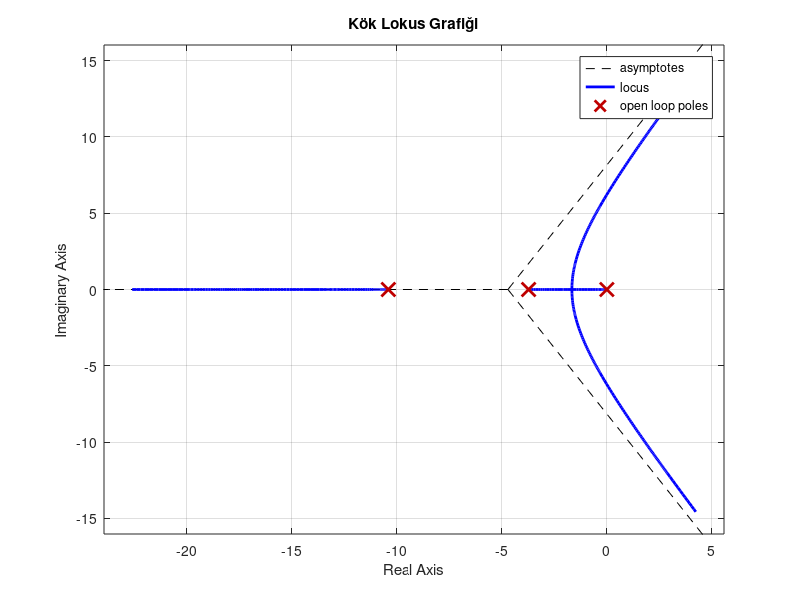
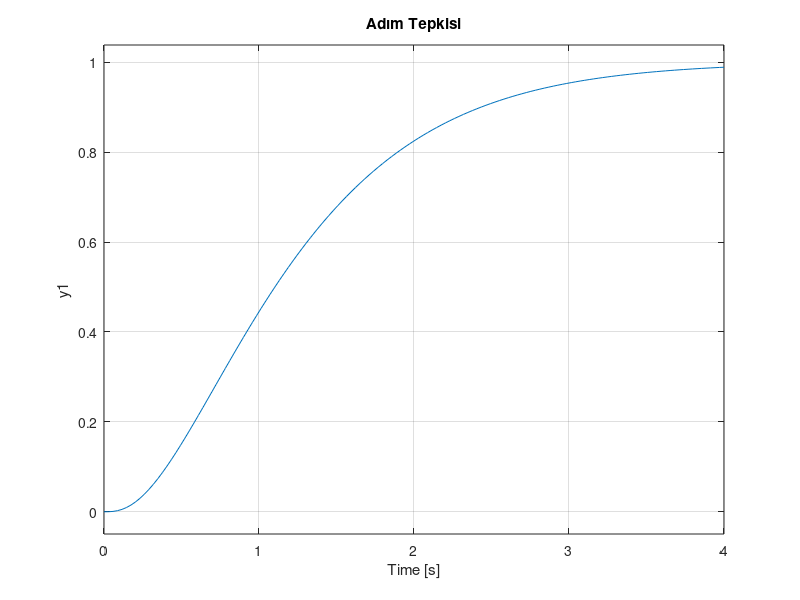
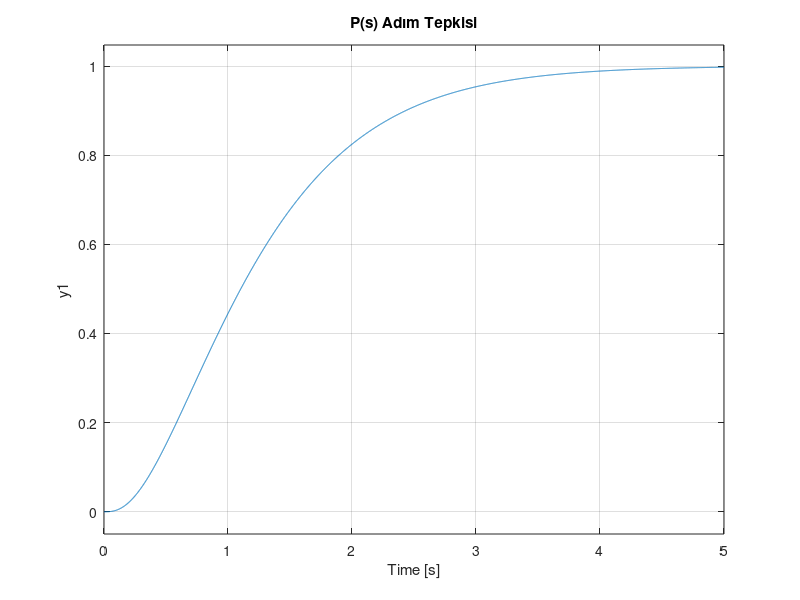

These charts were generated, in order, by the following MATLAB code: (Note: this script raises an error after producing the figures.)
%%%%%%%%%%%%%%%%%%%%%%%%%%%%%%%%%%%%%%%%%%%%%%
%%%%%%%%%%%%%%% 1 SORU CEVAPLARI %%%%%%%%%%%%%
%%%%%%%%%%%%%%%%%%%%%%%%%%%%%%%%%%%%%%%%%%%%%%



a = 0.0414;
b = 0.441;
e = 0.288;
f = 1;
c = 0.144;

numerator = c;
% Transfer fonksiyonunu tanımladık
denominator = [a*e, (a*f + b*e),(b*f + c^2),0];
sys = tf(numerator, denominator);
% Kökler
roots_of_tf = roots(denominator);

% Kökleri kontrol için ekrana yazdırdık
disp('Transfer fonksiyonunun kökleri:');
disp(roots_of_tf);



%%%%%%%%%%%%%%%%%%%%%%%%%%%%%%%%%%%%%%%%%%%%%%
%%%%%%%%%%    2-3 SORU CEVAPLARI %%%%%%%%%%%%%
%%%%%%%%%%%%%%%%%%%%%%%%%%%%%%%%%%%%%%%%%%%%%%


% Kök lokusu çizimi % periyot ve kazanç görmek için gerekli
figure;
rlocus(sys);
title('Kök Lokus Grafiği');
grid on;

gain = 2.48; %% imajinel köklerin kesiştiği yerden kazanci çektik

% Seçilen kazanç ile yeni sistem
new_sys = feedback(gain * sys, 1);
figure;
step(new_sys);
title('Adım Tepkisi');

%%% MAKSİMUM PERYİOT VE KAZANÇ
Ku = 45.3; % mak kazanç
Wu = 6.22;
Pu = (2*3.14)/Wu; % mak peryot

t = 0:0.001:5; % toplam süre 5 saniye örnekleme zaman aralığı 0.001 sn

% Sadece P(s) Sistem Tasarımı

figure;
step(new_sys,t);
title('P(s) Adım Tepkisi');
info_pid = stepinfo(new_sys);
disp('P(s) Sistemin Performans Ölçümleri:');
disp(info_pid);
%%% Kararlı hata değeri
[y, t] = step(new_sys, 5);
steady_state_value = y(end);
reference_value = 1; % Adım girişi için referans değer
steady_state_error = reference_value - steady_state_value;

disp('Kararlı Hal Hatası:');
disp(steady_state_error);

% Sadece P(s) ve P Sistem Tasarımı
Kp = Ku/2;

figure;
PID_Cont=pid(Kp);
OpenSys=series(PID_Cont,sys);
CloseSys=feedback(OpenSys,1);
step(CloseSys,t);
title('P(s) ve P Tepkisi');
info_pid = stepinfo(CloseSys);
disp('P Kontrolcü ve P(s) Sistemin Performans Ölçümleri:');
disp(info_pid);

%%% Kararlı hata değeri
[y, t] = step(CloseSys, 5);
steady_state_value = y(end);
reference_value = 1; % Adım girişi için referans değer
steady_state_error = reference_value - steady_state_value;

disp('Kararlı Hal Hatası:');
disp(steady_state_error);

% Sadece P(s) ve PI Sistem Tasarımı
Kp = Ku/2.2;
Ki=Kp/(Pu/1.2);

PID_Cont=pid(Kp,Ki);
OpenSys=series(PID_Cont,sys);
CloseSys=feedback(OpenSys,1);
figure;
step(CloseSys,t);
title('P(s) ve PI Tepkisi');
info_pid = stepinfo(CloseSys);
disp('PI Kontrolcü ve P(s) Sistemin Performans Ölçümleri:');
disp(info_pid);

[y, t] = step(CloseSys, 5);
steady_state_value = y(end);
reference_value = 1; % Adım girişi için referans değer
steady_state_error = reference_value - steady_state_value;

disp('Kararlı Hal Hatası:');
disp(steady_state_error);

% P(s) ve PID Sistem Tasarımı
Kp = Ku/1.7;
Ki=Kp/(Pu/2);
Kd=Kp*(Pu/8);

PID_Cont=pid(Kp,Ki,Kd);
OpenSys=series(PID_Cont,sys);
CloseSys=feedback(OpenSys,1);
figure;
step(CloseSys,t);
title('P(s) ve PID Tepkisi');
info_pid = stepinfo(CloseSys);
disp('PID Kontrolcü ve P(s) Sistemin Performans Ölçümleri:');
disp(info_pid);

[y, t] = step(CloseSys, 5);
steady_state_value = y(end);
reference_value = 1; % Adım girişi için referans değer
steady_state_error = reference_value - steady_state_value;

disp('Kararlı Hal Hatası:');
disp(steady_state_error);

%%%%%%%%%%%%%%%%%%%%%%%%%%%%%%%%%%%%%%%%%%%%%%
%%%%%%%%%%%%%%% 4 SORU CEVAPLARI %%%%%%%%%%%%%
%%%%%%%%%%%%%%%%%%%%%%%%%%%%%%%%%%%%%%%%%%%%%%

Kp = Kp * 0.7;
Ki = Ki * 0.25;
Kd = Kd * 2.5; 

% Bu değerlerle
% RiseTime: 0.1926
% Overshoot: 6.8181
%Kararlı Hal Hatası: 8.9299e-04 (tolere edilebilecek kadar düşük)

% yeni sistemi oluşturuyoruz
pidcontroller = pid(Kp, Ki, Kd);
opensys = series(pidcontroller, sys);
closesys = feedback(opensys, 1);
    
figure;
step(closesys, 5);
title('PID ile Kapalı Döngü Adım Tepkisi - İnce Ayar');
grid on;
    
info = stepinfo(closesys);
disp('İnce Ayar Sonrası PID Adım Tepkisi Performans Ölçümleri:');
disp(info);
 
%%% Kararlı hata değeri
[y, t] = step(closesys, 5);
steady_state_value = y(end);
reference_value = 1; % Adım girişi için referans değer
steady_state_error = reference_value - steady_state_value;

disp('Kararlı Hal Hatası:');
disp(steady_state_error);

%%%%%%%%%%%%%%%%%%%%%%%%%%%%%%%%%%%%%%%%%%%%%%
%%%%%%%%%%%%%%% 5 SORU CEVAPLARI %%%%%%%%%%%%%
%%%%%%%%%%%%%%%%%%%%%%%%%%%%%%%%%%%%%%%%%%%%%%

% Bozucu sinyal
disturbance = tf(1, [1 0]);

% P Kontrolör
Kp = Ku/2;
P_controller = pid(Kp, 0, 0);
P_sys = feedback(P_controller * sys, 1);
P_dist_response = feedback(sys, P_controller);
figure;
step(P_dist_response * disturbance);
title('P Kontrolör ile Adım Bozucu Tepkisi');
grid on;

% PI Kontrolör
Kp = Ku/2.2;
Ki=Kp/(Pu/1.2);
PI_controller = pid(Kp, Ki);
PI_sys = feedback(PI_controller * sys, 1);
PI_dist_response = feedback(sys, PI_controller);
figure;
step(PI_dist_response * disturbance);
title('PI Kontrolör ile Adım Bozucu Tepkisi');
grid on;

% PID Kontrolör
Kp = Ku/1.7;
Ki=Kp/(Pu/2);
Kd=Kp*(Pu/8);
PID_controller = pid(Kp, Ki, Kd);
PID_sys = feedback(PID_controller * sys, 1);
PID_dist_response = feedback(sys, PID_controller);
figure;
step(PID_dist_response * disturbance);
title('PID Kontrolör ile Adım Bozucu Tepkisi');
grid on;

% Performans Ölçümleri
P_info = stepinfo(P_dist_response * disturbance);
PI_info = stepinfo(PI_dist_response * disturbance);
PID_info = stepinfo(PID_dist_response * disturbance);

% Sonuçlar
disp('P Kontrolör Performans Ölçümleri:');
disp(P_info);

disp('PI Kontrolör Performans Ölçümleri:');
disp(PI_info);

disp('PID Kontrolör Performans Ölçümleri:');
disp(PID_info);